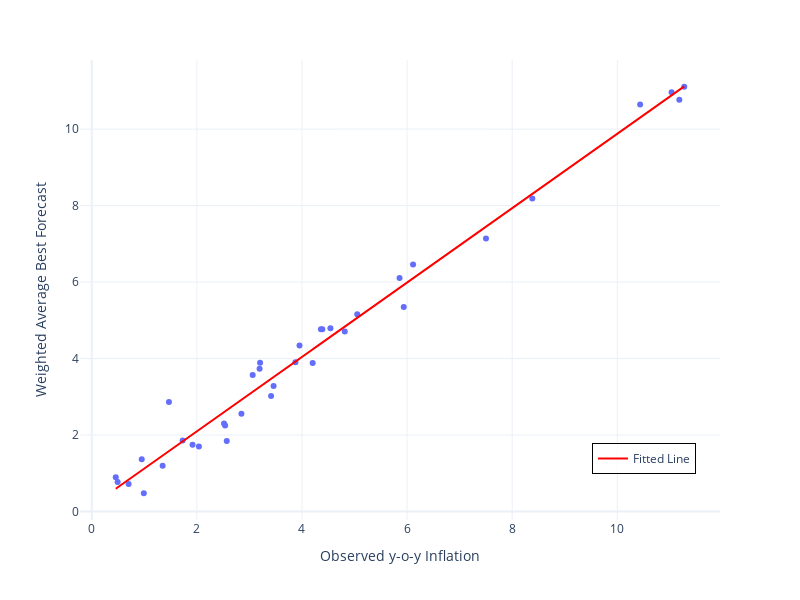

The code cell stored with this chart in its notebook:
### Code cell
# Create a scatter plot
fig = px.scatter(only_validation, x='cpi', y='w_avg_best')
# Fit a line to the data
fit = np.polyfit(only_validation['cpi'], only_validation['w_avg_best'], deg=1)
fit_fn = np.poly1d(fit)
# Add the fitted line to the plot
fig.add_trace(go.Scatter(
    x=only_validation['cpi'], 
    y=fit_fn(only_validation['cpi']), 
    mode='lines', 
    name='Fitted Line',
    line=dict(color='red', width=2)
))

# Update layout for better visualization
fig.update_layout(
    xaxis_title='Observed y-o-y Inflation',
    yaxis_title='Weighted Average Best Forecast',
    template='plotly_white',
    width=800, 
    height=600,
    legend=dict(
        x=0.8,
        y=0.1,
        bgcolor='rgba(255, 255, 255, 0.8)',
        bordercolor='black',
        borderwidth=1
    ),
    title=dict(
        x=0.5,
        xanchor='center'
    )
)

# Show the plot
fig.show()

### Figure 1 — Plotly figure (JSON) as saved in the notebook; plotly's stock layout.template omitted (floating-point values rounded to 4 significant figures)
{"data": [{"hovertemplate": "cpi=%{x}<br>w_avg_best=%{y}<extra></extra>", "legendgroup": "", "marker": {"color": "#636efa", "symbol": "circle"}, "mode": "markers", "name": "", "orientation": "v", "showlegend": false, "type": "scatter", "x": [4.204, 8.383, 11.03, 11.27, 11.18, 10.43, 5.857, 4.542, 4.387, 4.361, 4.814, 5.052, 7.501, 6.114, 5.937, 3.194, 3.062, 3.203, 3.876, 2.569, 0.9509, 1.349, 1.73, 1.918, 2.538, 3.412, 1.469, 0.4567, 0.9905, 0.4926, 0.7015, 2.039, 2.848, 2.517, 3.46, 3.954], "xaxis": "x", "y": [3.886, 8.186, 10.96, 11.11, 10.76, 10.64, 6.106, 4.793, 4.763, 4.763, 4.706, 5.157, 7.138, 6.458, 5.347, 3.731, 3.567, 3.889, 3.904, 1.847, 1.366, 1.196, 1.86, 1.747, 2.249, 3.021, 2.864, 0.8977, 0.4775, 0.7707, 0.7191, 1.697, 2.557, 2.302, 3.284, 4.339], "yaxis": "y"}, {"line": {"color": "red", "width": 2}, "mode": "lines", "name": "Fitted Line", "type": "scatter", "x": [4.204, 8.383, 11.03, 11.27, 11.18, 10.43, 5.857, 4.542, 4.387, 4.361, 4.814, 5.052, 7.501, 6.114, 5.937, 3.194, 3.062, 3.203, 3.876, 2.569, 0.9509, 1.349, 1.73, 1.918, 2.538, 3.412, 1.469, 0.4567, 0.9905, 0.4926, 0.7015, 2.039, 2.848, 2.517, 3.46, 3.954], "y": [4.239, 8.304, 10.88, 11.12, 11.02, 10.3, 5.847, 4.568, 4.417, 4.392, 4.833, 5.065, 7.447, 6.097, 5.925, 3.257, 3.129, 3.266, 3.92, 2.649, 1.076, 1.462, 1.833, 2.016, 2.619, 3.47, 1.58, 0.5949, 1.114, 0.6299, 0.8331, 2.134, 2.921, 2.598, 3.516, 3.996]}], "layout": {"height": 600, "legend": {"bgcolor": "rgba(255, 255, 255, 0.8)", "bordercolor": "black", "borderwidth": 1, "tracegroupgap": 0, "x": 0.8, "y": 0.1}, "margin": {"t": 60}, "title": {"x": 0.5, "xanchor": "center"}, "width": 800, "xaxis": {"anchor": "y", "domain": [0, 1], "title": {"text": "Observed y-o-y Inflation"}}, "yaxis": {"anchor": "x", "domain": [0, 1], "title": {"text": "Weighted Average Best Forecast"}}}}
